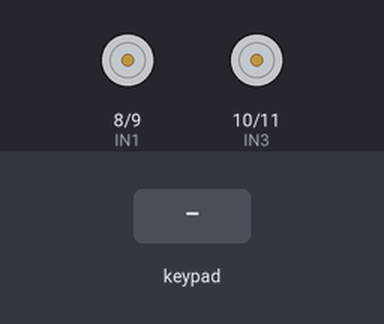
Simulated run of this sketch. Board: Arduino Uno, built with avr-gcc and run on an emulated ATmega328P. Parts: motor-driver pin pairs drawn as motors (green arrow = first pin HIGH = forward, orange = second pin HIGH = backward, longer = more drive, scaled by the enable pin). Inputs (shaded band) come from the test bench.

Above: at 1.2 s.
1.3 s: key 'U' pressed
At 1.5 s:
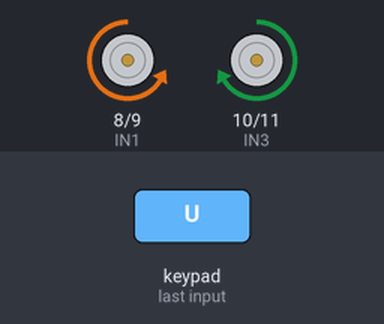
3.2 s: key 'D' pressed
At 3.4 s:
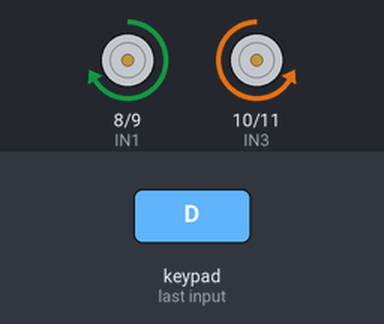
5.1 s: key 'L' pressed
At 5.3 s:
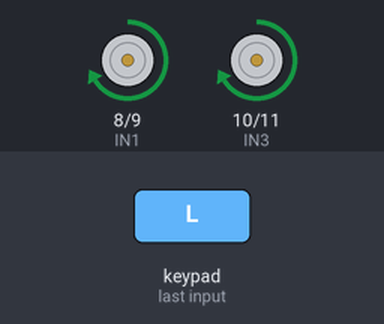
7.0 s: key 'R' pressed
At 7.2 s:
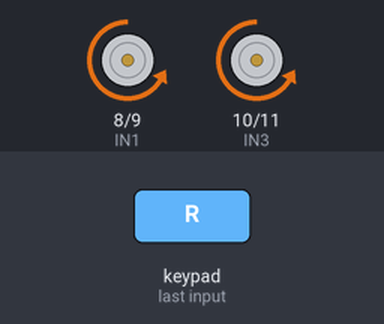
Timing chart, 0 to 9.9 s (numbered marks = the images above; inputs shaded):
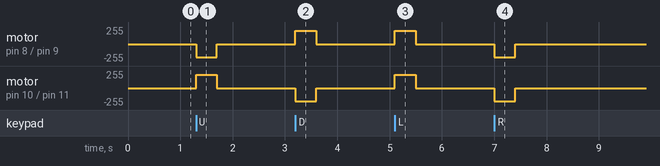

The sketch:

Uno_L298N_bluetooth.ino
```cpp
#define CUSTOM_SETTINGS
#define INCLUDE_GAMEPAD_MODULE
#include <Dabble.h>

#define ENA 5
#define ENB 6
#define IN1 8
#define IN2 9
#define IN3 10
#define IN4 11

void setup() {
  // put your setup code here, to run once:
  Serial.begin(9600);
  Dabble.begin(9600, 2, 3);

  pinMode(ENA, OUTPUT);
  pinMode(ENB, OUTPUT);
  pinMode(IN1, OUTPUT);
  pinMode(IN2, OUTPUT);
  pinMode(IN3, OUTPUT);
  pinMode(IN4, OUTPUT);

  stopCar();
}

void loop() {
  // put your main code here, to run repeatedly:
  Dabble.processInput();
  if (GamePad.isUpPressed()) {
    forward(200);
  } else if (GamePad.isDownPressed()) {
    backward(200);
  } else if (GamePad.isLeftPressed()) {
    turnLeft(200);
  } else if (GamePad.isRightPressed()) {
    turnRight(200);
  } else {
    stopCar();
  }
}

void forward(unsigned int speed) {
  digitalWrite(IN1, LOW);
  digitalWrite(IN2, HIGH);
  digitalWrite(IN3, HIGH);
  digitalWrite(IN4, LOW);
  analogWrite(ENA, speed);
  analogWrite(ENB, speed);
}

void backward(unsigned int speed) {
  digitalWrite(IN1, HIGH);
  digitalWrite(IN2, LOW);
  digitalWrite(IN3, LOW);
  digitalWrite(IN4, HIGH);
  analogWrite(ENA, speed);
  analogWrite(ENB, speed);
}

void turnLeft(unsigned int speed) {
  digitalWrite(IN1, HIGH);
  digitalWrite(IN2, LOW);
  digitalWrite(IN3, HIGH);
  digitalWrite(IN4, LOW);
  analogWrite(ENA, speed);
  analogWrite(ENB, speed);
}

void turnRight(unsigned int speed) {
  digitalWrite(IN1, LOW);
  digitalWrite(IN2, HIGH);
  digitalWrite(IN3, LOW);
  digitalWrite(IN4, HIGH);
  analogWrite(ENA, speed);
  analogWrite(ENB, speed);
}

void stopCar() {
  digitalWrite(IN1, LOW);
  digitalWrite(IN2, LOW);
  digitalWrite(IN3, LOW);
  digitalWrite(IN4, LOW);
  analogWrite(ENA, 0);
  analogWrite(ENB, 0);
}
```

Measured:
- after the input at 1.3 s, motor on pin 8 (IN1) / pin 9 (IN2): stopped → backward 200/255 at once, → stopped 0.40 s later; motor on pin 10 (IN3) / pin 11 (IN4): stopped → forward 200/255 at once, → stopped 0.40 s later
- after the input at 3.2 s, motor on pin 8 (IN1) / pin 9 (IN2): stopped → forward 200/255 at once, → stopped 0.40 s later; motor on pin 10 (IN3) / pin 11 (IN4): stopped → backward 200/255 at once, → stopped 0.40 s later
- after the input at 5.1 s, motor on pin 8 (IN1) / pin 9 (IN2), motor on pin 10 (IN3) / pin 11 (IN4): stopped → forward 200/255 at once, → stopped 0.40 s later
- after the input at 7.0 s, motor on pin 8 (IN1) / pin 9 (IN2), motor on pin 10 (IN3) / pin 11 (IN4): stopped → backward 200/255 at once, → stopped 0.40 s later
